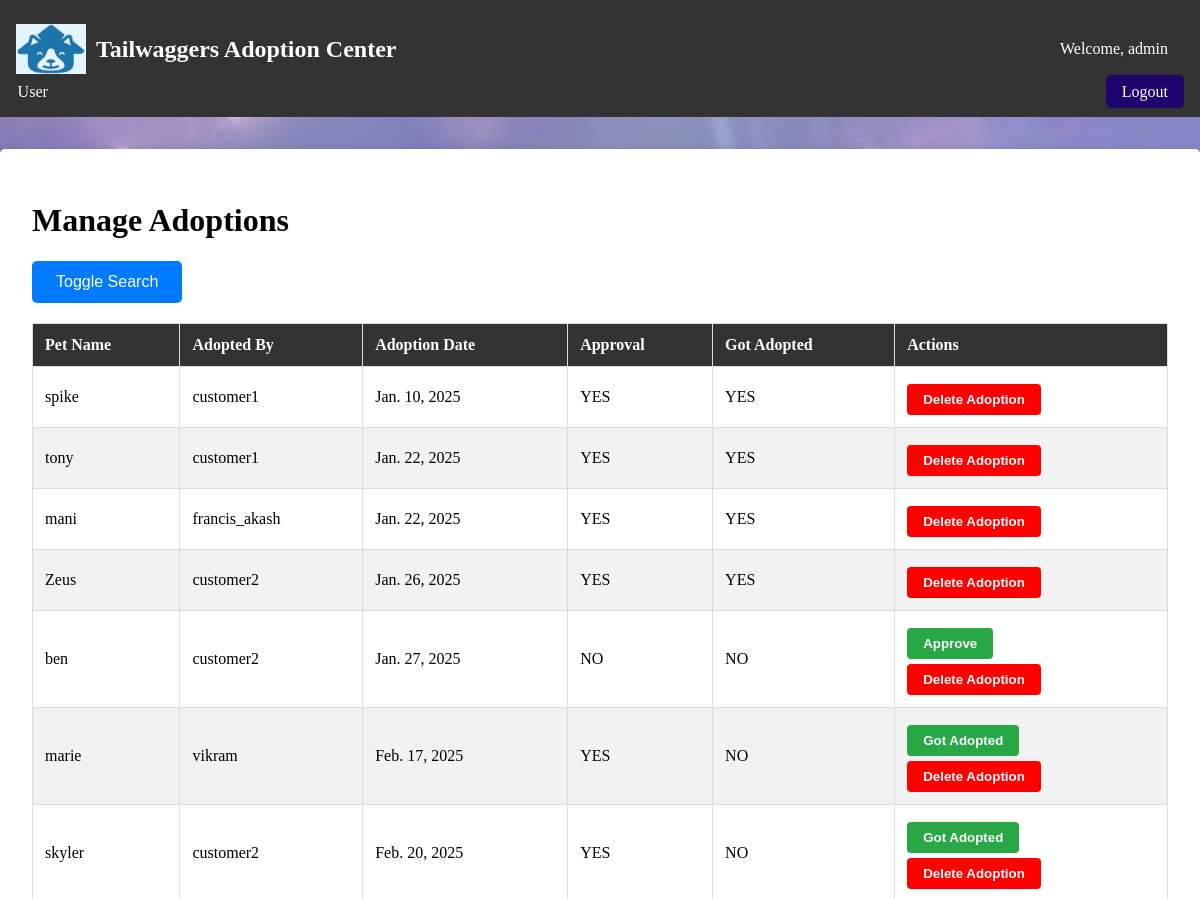
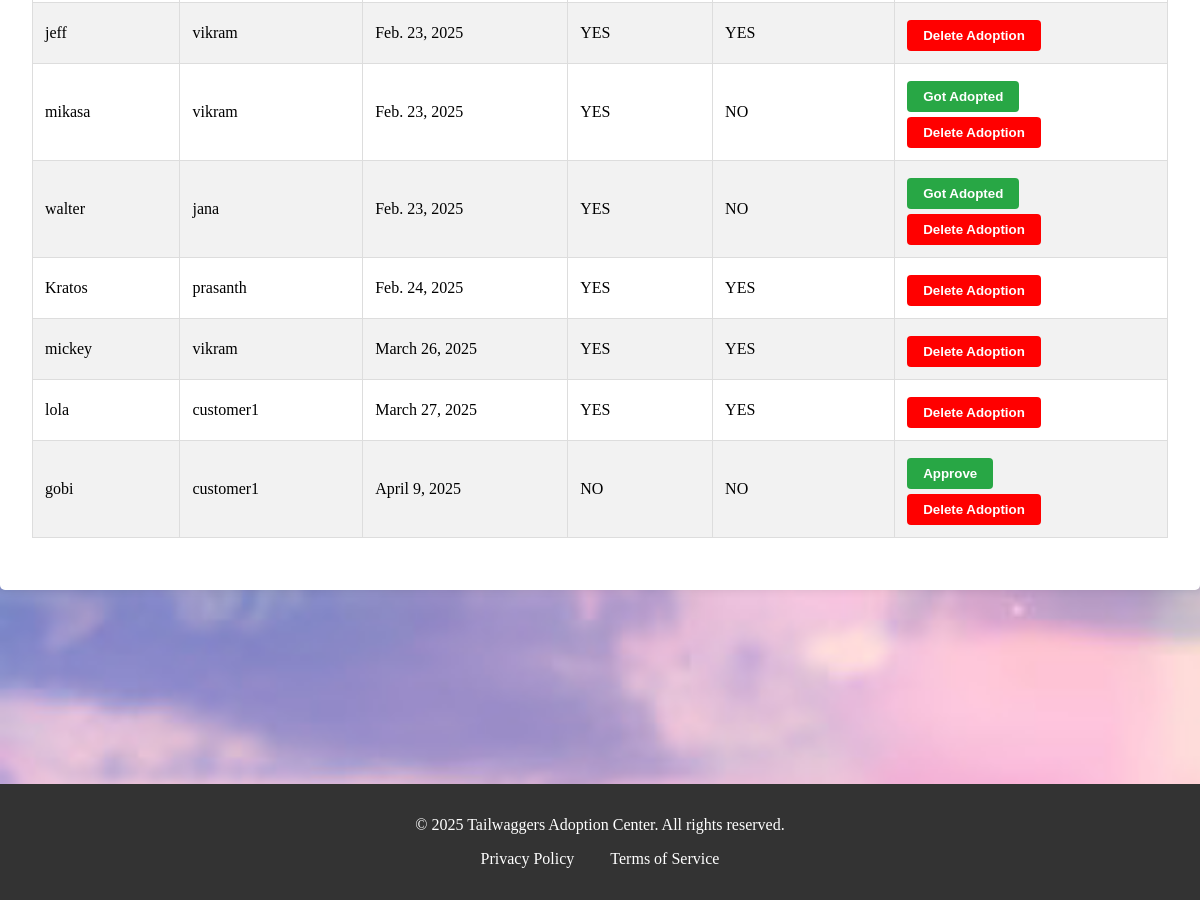
The page /manage_adoptions/ (signed in) on the database its author committed (2 pictures, top to bottom).
### webpage/models.py (models this page shows, shortened)
class adoption(models.Model):
    pet =models.ForeignKey(pet,on_delete=models.CASCADE,default=1)
    customer =models.ForeignKey(User,on_delete=models.CASCADE,default=1)
    address =models.CharField(max_length=100)
    phone = models.CharField(max_length=10,validators=[RegexValidator(regex='^\d{10,15}$', message='Phone number must be 10 to 15 digits long')])
    city = models.CharField(max_length=20,blank=True)
    state = models.CharField(max_length=20,blank=True)
    zipcode =models.CharField(max_length=15,blank=True)
    declaration =models.BooleanField(default=False)
    date =models.DateField(default=datetime.datetime.today)
    adopted_date =models.DateField(blank=True,null=True)
    approval =models.BooleanField(default=False)
    status =models.BooleanField(default=False)

class pet(models.Model):
    SIZE_CHOICES = [ ('small', 'Small'), ('medium', 'Medium'), ('large', 'Large'), ]
    GENDER_CHOICES =[("female","Female"),("male","Male")]
    name=models.CharField(max_length=50)
    age=models.CharField(max_length=20)
    breed=models.ForeignKey(breed,on_delete=models.CASCADE,default=1)
    gender=models.CharField(max_length=10,choices=GENDER_CHOICES ,default='male')
    description = models.TextField(max_length=300,blank=True)
    size = models.CharField(max_length=10, choices=SIZE_CHOICES, default='medium')
    vaccinations = models.BooleanField(default=False)
    spayed_neutered = models.BooleanField(default=False)
    medical_conditions = models.CharField(max_length=100, blank=True)
    image=models.ImageField(upload_to=("upload/image/"))
    is_adopted=models.BooleanField(default=False)
    class Meta:
        permissions = [("can_add_pet","can add pet")]

### webpage/views.py (the view, shortened to what this page needs)
# urls.py: path('manage_adoptions/', views.manage_adoptions, name='manage_adoptions'),
@cache_control(no_cache=True, must_revalidate=True, no_store=True)
@user_passes_test(lambda u: u.is_staff)
def manage_adoptions(request):
    adoptions = Adoption.objects.all()
    search_query = request.GET.get('search', '')
    date_query = request.GET.get('date', '')
    approval_query = request.GET.get('approval', '')
    status_query = request.GET.get('status', '')
    if search_query:
        adoptions = adoptions.filter(customer__username__icontains=search_query) | adoptions.filter(pet__name__icontains=search_query)
    if date_query:
        try:
            date_obj = datetime.strptime(date_query, '%Y-%m-%d').date()
            adoptions = adoptions.filter(date__date=date_obj)
        except ValueError:
            messages.error(request, "Invalid date format. Please use YYYY-MM-DD.")
    if approval_query:
        adoptions = adoptions.filter(approval=(approval_query.lower() == 'approved'))
    if status_query:
        adoptions = adoptions.filter(status=(status_query.lower() == 'approved'))
    return render(request, "staff/manage_adoptions.html", {
        "adoptions": adoptions,
        "search_query": search_query,
        "date_query": date_query,
        "approval_query": approval_query,
        "status_query": status_query
    })

### webpage/templates/staff/manage_adoptions.html (shortened to what this page needs)
{% extends 'base.html' %}
{% block content %}
<div class="manage-pets-container">
    <h1>Manage Adoptions</h1>
    <button id="toggleSearchBtn" class="toggle-btn">Toggle Search</button>
    <table>
        <thead>
            <tr>
                <th>Pet Name</th>
                <th>Adopted By</th>
                <th>Adoption Date</th>
                <th>Approval</th>
                <th>Got Adopted</th>
                <th>Actions</th>
            </tr>
        </thead>
        <tbody>
            {% for adoption in adoptions %}
            <tr>
                <td>{{ adoption.pet.name }}</td>
                <td>{{ adoption.customer.username }}</td>
                <td>{{ adoption.date }}</td>
                <td>{% if adoption.approval %}
                        YES
                    {% else %}
                        NO
                    {% endif %}
                </td>
                <td>{%if adoption.status %}
                        YES
                    {% else %}
                        NO
                    {% endif %}
                </td>
                <td>
                    {% if adoption.approval and not adoption.status%}
                    <form method="post" action="{% url 'manage_adoptions' %}">
                        <button type="submit" class="update-btn">Got Adopted</button>
                    </form>
                    {% endif %}
                    {% if not adoption.approval %}
                    <form method="post" action="{% url 'manage_adoptions' %}">
                        <button type="submit" class="update-btn">Approve</button>
                    </form>
                    {% endif %}
                    <form method="post" action="{% url 'manage_adoptions' %}">
                        <button type="submit" class="delete-btn">Delete Adoption</button>
                    </form>
                </td>
            </tr>
            {% endfor %}
        </tbody>
    </table>
</div>
    <br><br><br><br><br><br><br><br><br>
{% endblock %}

### webpage/templates/nav/staff_nav.html (shortened to what this page needs)
{% load static %}
<nav>
    <div class="nav-container">
        <div class="logo">
            <img src="{% static 'onlyLOGO.jpg' %}" alt="logo" width="70" height="50">
            <h1>Tailwaggers Adoption Center</h1>
        </div>
        {% if user.is_authenticated %}
        <div class="welcome-message">
            <span class="welcome-message">Welcome, {{ user.username }}</span>
        </div>
        {% endif %}
    </div>
    <div class="nav-links-container">
        <ul class="nav-links">
            <li class="dropdown">
                <a href="#" class="dropbtn">User</a>
            </li>
        </ul>
        <div class="nav-login-logout">
            {% if user.is_authenticated %}
            <div class="nav-logout">
                <a href="{% url 'logout' %}" class="btn">Logout</a>
            </div>
            {% else %}
            <div class="nav-login">
                <a href="{% url 'login' %}" class="btn">Login</a>
            </div>
            {% endif %}
        </div>
    </div>
</nav>

### static/style.css (style rules this page uses)
body { font-family: 'Times New Roman', sans-serif; margin: 0; padding: 0; background-color: #f4f4f4; background-image: url(./petpage_BG_new.jpg); background-size: cover; background-repeat: no-repeat; background-attachment: fixed; }
nav { background: #333;color: #fff;display: flex;flex-direction: column;align-items: flex-start;padding: 1rem; }
.nav-container { display: flex;width: 100%;justify-content: space-between; align-items: center; }
.nav-links-container { display: flex;width: 100%;justify-content: space-between; align-items: center; }
nav .logo { display: flex;align-items: center; }
nav .logo h1 { margin-left: 10px;font-family: 'Times New Roman', Times, serif ; }
.welcome-message { display: inline-block;margin-right: auto; }
.welcome-message { margin-right: 0.5rem; }
.nav-links { list-style: none;margin: 0;padding: 0;display: flex;flex-direction: row; align-items: center; }
nav .nav-links li { margin-right: 2rem; }
nav .nav-links a { color: #ffffff;text-decoration: none; }
.nav-login-logout { display: flex;align-items: center; }
.nav-login-logout > div { margin-left: 1rem; }
.nav-logout .btn { background: #1f046d;color: #fff;padding: 0.5rem 1rem;text-decoration: none; border-radius: 5px; }
.dropdown { position: relative; }
.dropdown .dropbtn { background: none; border: none; cursor: pointer; color: #fff;font-size: 1rem; padding: 0.1rem 0.1rem; }
.manage-pets-container { max-width: 1200px;margin: 2rem auto;padding: 2rem;background-color: #fff;border-radius: 5px;box-shadow: 0 0 10px rgba(0, 0, 0, 0.1); }
.toggle-btn { padding: 0.75rem 1.5rem;border: none;border-radius: 5px;font-size: 1rem;background-color: #007BFF;color: #fff;cursor: pointer;transition: background-color 0.3s ease; }
table { width: 100%; border-collapse: collapse; margin: 20px 0; }
table th, table td { padding: 12px; border: 1px solid #ddd; text-align: left; }
table th { background-color: #333; color: white; }
table tr:nth-child(even) { background-color: #f2f2f2; }
table tr:nth-child(odd) { background-color: #ffffff; }
.delete-btn { background-color: #ff0000;color: white; padding: 8px 16px; border: none; border-radius: 4px; cursor: pointer; font-weight: bold; margin-right: 10px; margin-top: 5px; display: inline-block; }
.update-btn { background-color: #28a745; color: white; padding: 8px 16px; border: none; border-radius: 4px; cursor: pointer; font-weight: bold; margin-right: 10px;margin-top: 5px;display: inline-block; }

### rows shown on the page
adoption: pet.name "spike", customer.username "customer1", date "Jan. 10, 2025", approval "YES", status "YES"
adoption: pet.name "tony", customer.username "customer1", date "Jan. 22, 2025", approval "YES", status "YES"
adoption: pet.name "mani", customer.username "francis_akash", date "Jan. 22, 2025", approval "YES", status "YES"
adoption: pet.name "Zeus", customer.username "customer2", date "Jan. 26, 2025", approval "YES", status "YES"
adoption: pet.name "ben", customer.username "customer2", date "Jan. 27, 2025", approval "NO", status "NO"
adoption: pet.name "marie", customer.username "vikram", date "Feb. 17, 2025", approval "YES", status "NO"
adoption: pet.name "skyler", customer.username "customer2", date "Feb. 20, 2025", approval "YES", status "NO"
adoption: pet.name "jeff", customer.username "vikram", date "Feb. 23, 2025", approval "YES", status "YES"
adoption: pet.name "mikasa", customer.username "vikram", date "Feb. 23, 2025", approval "YES", status "NO"
adoption: pet.name "walter", customer.username "jana", date "Feb. 23, 2025", approval "YES", status "NO"
adoption: pet.name "Kratos", customer.username "prasanth", date "Feb. 24, 2025", approval "YES", status "YES"
adoption: pet.name "mickey", customer.username "vikram", date "March 26, 2025", approval "YES", status "YES"
adoption: pet.name "lola", customer.username "customer1", date "March 27, 2025", approval "YES", status "YES"
adoption: pet.name "gobi", customer.username "customer1", date "April 9, 2025", approval "NO", status "NO"

### other values the page prints
{{ user.username }} "admin"
